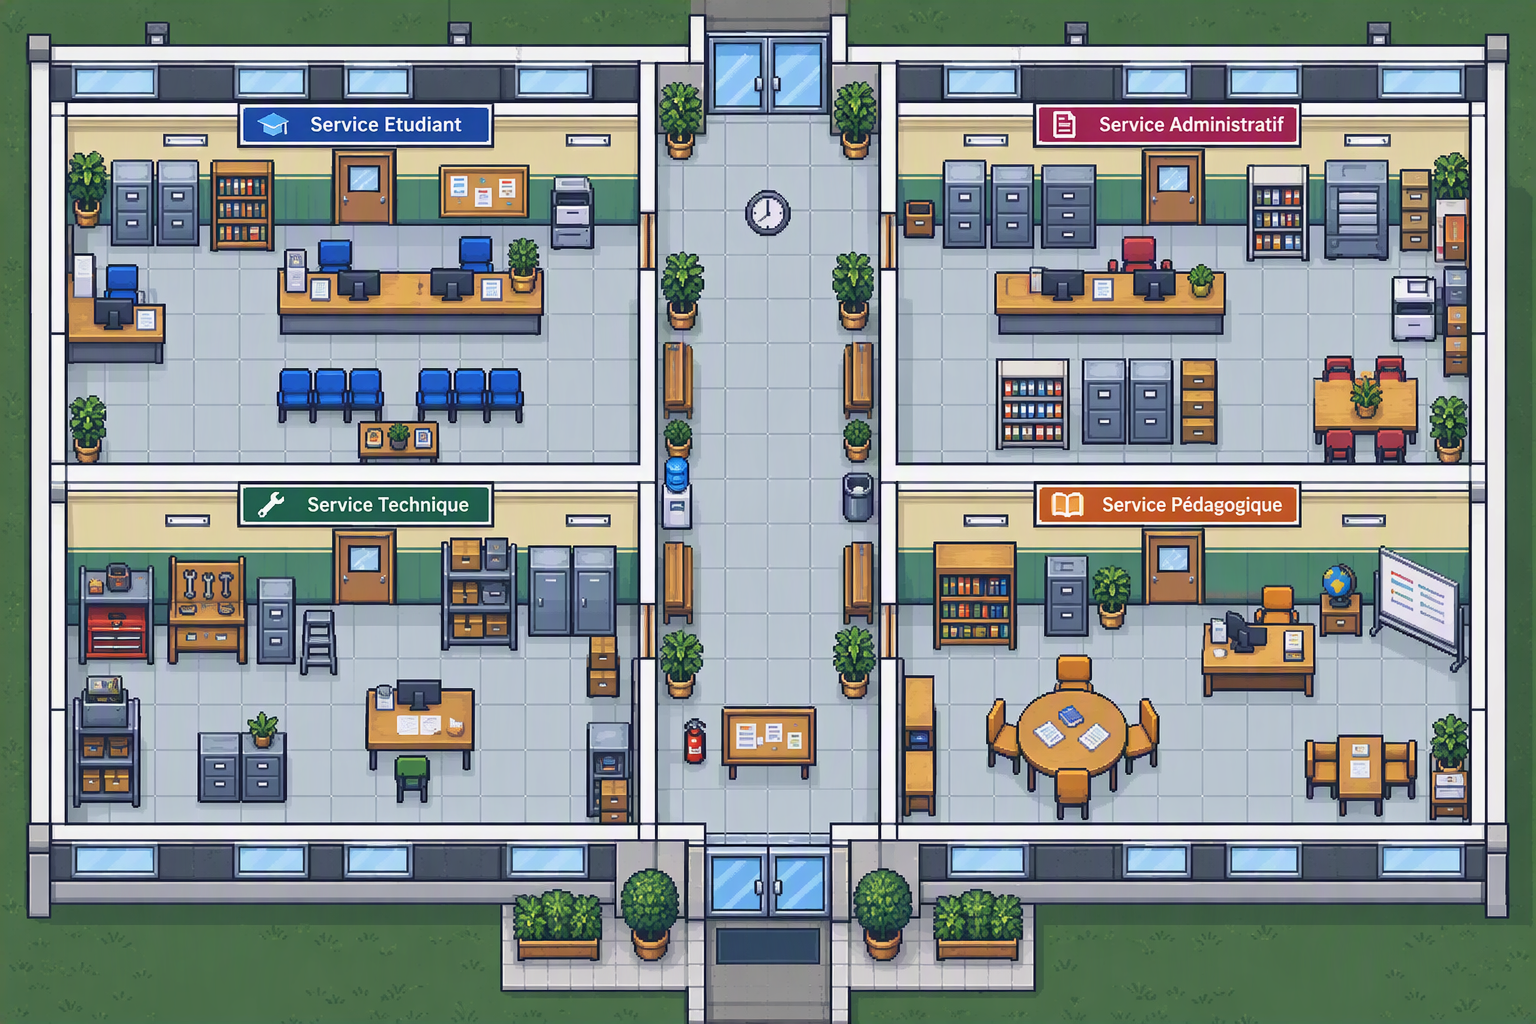

Below is a game level as drawn by its tile map, then a one-line description and the .tmx that defines it (tile-layer data replaced by summaries):
An orthogonal 96x64 tile map with 16x16 px tiles, 3 tile layers (Ground, Architechture, Decorations) and 39 objects.

<map version="1.10" tiledversion="1.12.2" orientation="orthogonal" renderorder="right-down" width="96" height="64" tilewidth="16" tileheight="16" infinite="0" nextlayerid="6" nextobjectid="54">
 <tileset firstgid="1" source="tilesets/interior_full.tsx" />
 <layer id="5" name="Ground" width="96" height="64">
  <data>[6144 cells, 6144 non-empty, 6144 distinct tile ids]</data>
 </layer>
 <layer id="2" name="Architechture" width="96" height="64">
  <data>[6144 cells, 0 non-empty, 0 distinct tile ids]</data>
 </layer>
 <layer id="4" name="Decorations" width="96" height="64">
  <data>[6144 cells, 0 non-empty, 0 distinct tile ids]</data>
 </layer>
 <objectgroup id="3" name="Collisions">
  <object id="2" x="681.75" y="719.5" width="24.5" height="45.5" />
  <object id="5" x="617.5" y="868" width="64.5" height="95" />
  <object id="6" x="851" y="866.5" width="63" height="98" />
  <object id="7" x="933" y="889" width="87" height="74" />
  <object id="8" x="513" y="893" width="92" height="66.5" />
  <object id="10" x="194" y="736" width="95" height="68.5" />
  <object id="11" x="69" y="676.5" width="72.5" height="132" />
  <object id="12" x="73.5" y="560.5" width="82" height="105.5" />
  <object id="13" x="167" y="555" width="80.5" height="110.5" />
  <object id="15" x="438" y="535.5" width="84.5" height="117" />
  <object id="16" x="530" y="541.5" width="72.3333" height="73.8333" />
  <object id="18" x="585.5" y="718" width="43" height="93.5" />
  <object id="19" x="72" y="154.333" width="196" height="98.6667" />
  <object id="20" x="296.667" y="274.333" width="230" height="46.3333" />
  <object id="22" x="542" y="172" width="52" height="71" />
  <object id="23" x="62" y="265" width="89" height="90" />
  <object id="24" x="63" y="391" width="50" height="65" />
  <object id="25" x="293.333" y="373.333" width="212.667" height="46.6667" />
  <object id="26" x="356" y="420" width="86" height="38" />
  <object id="29" x="834" y="286" width="38" height="222" />
  <object id="30" x="663" y="284.333" width="29" height="245.667" />
  <object id="31" x="956.333" y="546" width="157.667" height="84.3333" />
  <object id="34" x="640.333" y="55" width="14" height="127" />
  <object id="36" x="643.333" y="295.333" width="12" height="280.333" />
  <object id="37" x="636" y="700" width="19" height="135" />
  <object id="38" x="37.3333" y="828" width="652" height="180" />
  <object id="39" x="837.333" y="828" width="669.333" height="205.333" />
  <object id="41" x="880.167" y="62" width="13.1667" height="124.833" />
  <object id="42" x="880.667" y="300.667" width="14" height="281.334" />
  <object id="43" x="878" y="680" width="18" height="145.333" />
  <object id="44" x="1014" y="277.333" width="196" height="40" />
  <object id="45" x="1002" y="375.333" width="211.333" height="56.6666" />
  <object id="46" x="1320" y="357.333" width="97.3333" height="97.3333" />
  <object id="47" x="1428" y="399.333" width="31.3333" height="58" />
  <object id="48" x="1393.33" y="276" width="40" height="63.3333" />
  <object id="49" x="1248" y="167.333" width="56.6667" height="86.6667" />
  <object id="50" x="1322" y="170" width="60.6667" height="87.3333" />
  <object id="51" x="1402.67" y="172" width="60.6667" height="89.3333" />
  <object id="52" x="1442.67" y="267.333" width="22" height="98.6667" />
 </objectgroup>
</map>
